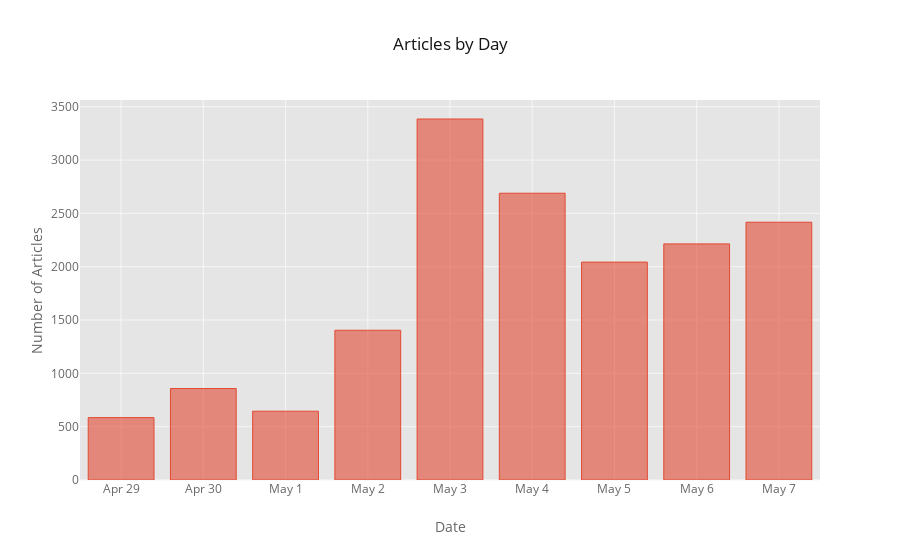

Notebook cell for this chart:
### Code cell
datewise_articles.iplot(kind='bar', xTitle="Date", yTitle="Number of Articles", title="Articles by Day")

### Figure 1 — Plotly figure (JSON) as saved in the notebook; plotly's stock layout.template omitted (floating-point values rounded to 4 significant figures)
{"data": [{"marker": {"color": "rgba(226, 74, 51, 0.6)", "line": {"color": "rgba(226, 74, 51, 1.0)", "width": 1}}, "name": "date_publish", "orientation": "v", "text": "", "type": "bar", "uid": "3090c7d8-0c52-4dd0-8499-fa87cebb941d", "x": ["Apr 29", "Apr 30", "May 1", "May 2", "May 3", "May 4", "May 5", "May 6", "May 7"], "y": [585, 858, 645, 1404, 3385, 2689, 2043, 2214, 2417]}], "layout": {"autosize": true, "legend": {"bgcolor": "#FFFFFF", "font": {"color": "#666666"}}, "paper_bgcolor": "#FFFFFF", "plot_bgcolor": "#E5E5E5", "title": {"font": {"color": "#151516"}, "text": "Articles by Day"}, "xaxis": {"autorange": true, "gridcolor": "#F6F6F6", "range": [-0.5, 8.5], "showgrid": true, "tickfont": {"color": "#666666"}, "title": {"font": {"color": "#666666"}, "text": "Date"}, "type": "category", "zerolinecolor": "#F6F6F6"}, "yaxis": {"autorange": true, "gridcolor": "#F6F6F6", "range": [0, 3563.0], "showgrid": true, "tickfont": {"color": "#666666"}, "title": {"font": {"color": "#666666"}, "text": "Number of Articles"}, "type": "linear", "zerolinecolor": "#F6F6F6"}}}
